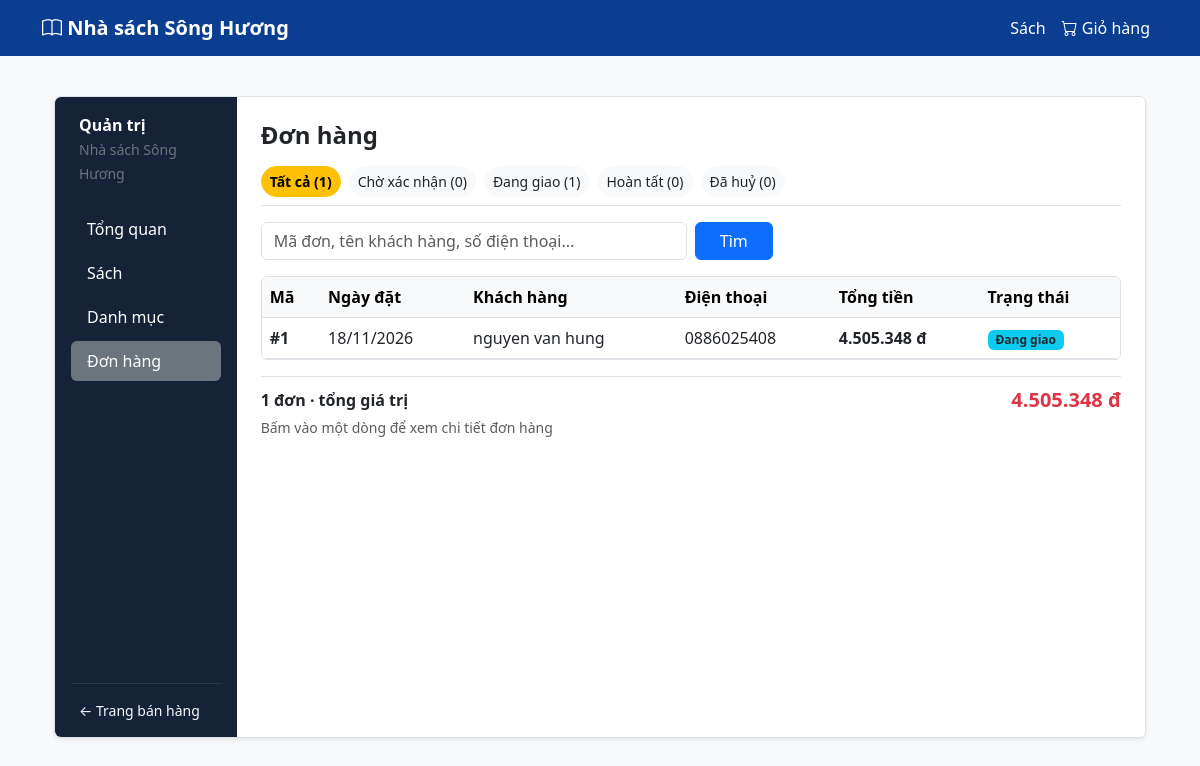
Page /admin/orders on the committed database.
### app.py (models this page shows)
class Order(db.Model):
    id = db.Column(db.Integer, primary_key=True)
    customer_name = db.Column(db.String(100), nullable=False)
    phone = db.Column(db.String(20), nullable=False)
    email = db.Column(db.String(100))
    address = db.Column(db.String(200), nullable=False)
    notes = db.Column(db.Text)
    payment_method = db.Column(db.String(50), default="cash")
    total_amount = db.Column(db.Float, default=0)
    status = db.Column(db.String(50), default="Chờ xác nhận")
    created_at = db.Column(db.DateTime, default=datetime.now)
    shipping_at = db.Column(db.DateTime)
    completed_at = db.Column(db.DateTime)
    cancelled_at = db.Column(db.DateTime)
    items = db.relationship(
        "OrderItem", backref="order", lazy=True, cascade="all, delete-orphan"
    )

### app.py (the view)
@app.route("/admin/orders")
def admin_orders():
    status_filter = request.args.get("status", "").strip()
    q = request.args.get("q", "").strip()
    page = request.args.get("page", 1, type=int)
    status_rows = (
        db.session.query(Order.status, func.count(Order.id))
        .group_by(Order.status)
        .all()
    )
    status_counts = dict(status_rows)
    total_all_orders = sum(status_counts.values())
    query = Order.query
    if status_filter:
        query = query.filter(Order.status == status_filter)
    if q:
        q_clean = q.lstrip("#").strip()
        conditions = [Order.customer_name.ilike(f"%{q}%"), Order.phone.ilike(f"%{q}%")]
        if q_clean.isdigit():
            conditions.append(Order.id == int(q_clean))
        query = query.filter(or_(*conditions))
    filtered_count = query.count()
    filtered_total_value = (
        query.with_entities(func.coalesce(func.sum(Order.total_amount), 0)).scalar()
        or 0
    )
    pagination = query.order_by(Order.created_at.desc(), Order.id.desc()).paginate(
        page=page, per_page=10, error_out=False
    )
    return render_template(
        "admin_orders.html",
        orders=pagination.items,
        pagination=pagination,
        status_filter=status_filter,
        q=q,
        status_counts=status_counts,
        total_all_orders=total_all_orders,
        filtered_count=filtered_count,
        filtered_total_value=filtered_total_value,
    )

### app.py (called while the page is built)
@app.context_processor
def inject_admin_badges():
    try:
        pending_count = Order.query.filter_by(status="Chờ xác nhận").count()
    except Exception:
        pending_count = 0
    return dict(pending_orders_badge=pending_count)

### templates/admin_orders.html (shortened to what this page needs)
{% extends 'base.html' %}
{% block content %}
<div class="container-fluid py-3">
    <div class="row g-0 shadow-sm border rounded bg-white">
        {% include '_admin_sidebar.html' %}
        <div class="col-md-9 col-lg-10 p-4">
            <h4 class="fw-bold mb-3">Đơn hàng</h4>
            <div class="d-flex flex-wrap gap-2 mb-3 pb-2 border-bottom">
                <a href="{{ url_for('admin_orders', q=q) }}"
                   class="btn btn-sm rounded-pill {{ 'btn-warning fw-bold' if not status_filter else 'btn-light text-dark' }}">
                    Tất cả ({{ total_all_orders }})
                </a>
                {% for st in ['Chờ xác nhận', 'Đang giao', 'Hoàn tất', 'Đã huỷ'] %}
                    {% set cnt = status_counts.get(st, 0) %}
                    <a href="{{ url_for('admin_orders', status=st, q=q) }}"
                       class="btn btn-sm rounded-pill {{ 'btn-warning fw-bold' if status_filter == st else 'btn-light text-dark' }}">
                        {{ st }} ({{ cnt }})
                    </a>
                {% endfor %}
            </div>
            <form method="GET" action="{{ url_for('admin_orders') }}" class="row g-2 mb-3">
                <div class="col-md-6">
                    <input type="text" name="q" class="form-control" placeholder="Mã đơn, tên khách hàng, số điện thoại..." value="{{ q }}">
                </div>
                <div class="col-auto">
                    <button type="submit" class="btn btn-primary px-4">Tìm</button>
                </div>
            </form>
            <div class="table-responsive border rounded">
                <table class="table table-hover align-middle mb-0">
                    <thead class="table-light">
                        <tr>
                            <th>Mã</th>
                            <th>Ngày đặt</th>
                            <th>Khách hàng</th>
                            <th>Điện thoại</th>
                            <th>Tổng tiền</th>
                            <th>Trạng thái</th>
                        </tr>
                    </thead>
                    <tbody>
                        {% for order in orders %}
                        <tr style="cursor: pointer;" onclick="window.location='{{ url_for('admin_order_detail', id=order.id) }}'">
                            <td class="fw-bold">
                                <a href="{{ url_for('admin_order_detail', id=order.id) }}" class="text-decoration-none text-dark">#{{ order.id }}</a>
                            </td>
                            <td>{{ order.created_at.strftime('%d/%m/%Y') if order.created_at else '' }}</td>
                            <td>{{ order.customer_name }}</td>
                            <td>{{ order.phone }}</td>
                            <td class="fw-semibold">{{ "{:,.0f}".format(order.total_amount).replace(',', '.') }} đ</td>
                            <td>
                                {% if order.status == 'Chờ xác nhận' %}
                                    <span class="badge bg-warning text-dark">Chờ xác nhận</span>
                                {% elif order.status == 'Đang giao' %}
                                    <span class="badge bg-info text-dark">Đang giao</span>
                                {% elif order.status == 'Hoàn tất' %}
                                    <span class="badge bg-success">Hoàn tất</span>
                                {% else %}
                                    <span class="badge bg-danger">Đã huỷ</span>
                                {% endif %}
                            </td>
                        </tr>
                        {% else %}
                        <tr>
                            <td colspan="6" class="text-center text-muted py-4">Không có đơn hàng nào.</td>
                        </tr>
                        {% endfor %}
                    </tbody>
                </table>
            </div>
            <div class="d-flex justify-content-between align-items-center mt-3 pt-2 border-top">
                <span class="fw-semibold">{{ filtered_count }} đơn &middot; tổng giá trị</span>
                <span class="fw-bold text-danger fs-5">{{ "{:,.0f}".format(filtered_total_value).replace(',', '.') }} đ</span>
            </div>
            <small class="text-muted">Bấm vào một dòng để xem chi tiết đơn hàng</small>
        </div>
    </div>
</div>
{% endblock %}

### templates/base.html (style rules this page uses)
body { background-color: #f8f9fa; }

### rows in the picture
Order: status "Đang giao", id "1", created_at "18/11/2026", customer_name "nguyen van hung", phone "0886025408", total_amount "4.505.348"

### other values in the picture
{{ total_all_orders }} "1"
{{ st }} "Chờ xác nhận" "Hoàn tất" "Đã huỷ"
{{ cnt }} "0" "0" "0"
{{ filtered_count }} "1"
{{ "{:,.0f}".format(filtered_total_value).replace(',', '.') }} "4.505.348"
